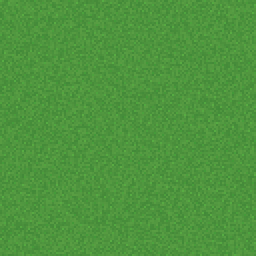
#> input picture art/village/grass_a.png, 128 x 128 px (shown 2 times larger)
$ python -i build_codex.py   (imports and definitions only)
#> lines starting #> are read from the running program, lines starting #| are printed output that depends on the picture
#> further down, picture is the input picture: PIL image 128x128 RGBA; mean R, G, B, A 78, 148.8, 61.7, 255
#!/usr/bin/env python3
"""Regenerate the static Codex from the balance JSON the match already loads.

Run from anywhere:

    python3 tools/build_codex.py

Requires Pillow. Writes docs/codex/index.html, catalog.json, and thumbs/.
Stats come from config/balance/units.json, enemies.json, and buildings.json,
the same files scripts/balance.gd reads. Names come from scripts/locale.gd.
Missing config files fall back to the old data/ paths.
"""

from __future__ import annotations

import json
import re
import shutil
import sys
from pathlib import Path

try:
    from PIL import Image
except ImportError:
    sys.exit("build_codex.py needs Pillow. Install it with: pip install pillow")

ROOT = Path(__file__).resolve().parents[1]
OUT = ROOT / "docs" / "codex"
THUMBS = OUT / "thumbs"
# At this width and below, the left rail becomes a drawer. Desktop keeps the rail.
# Phone stacking is a second, narrower query in CODEX_LAYOUT_CSS. Keep them in sync.
NARROW_MQ = "(max-width: 1099px)"
RESAMPLE = getattr(Image, "Resampling", Image).LANCZOS

REQUIRED_UNITS = {"villager", "spearman", "engineer", "gunner"}
REQUIRED_ENEMIES = {
    "spear_normal",
    "spear_fast",
    "spear_infected",
    "shooter_elite",
    "shooter_boss",
}
REQUIRED_BUILDINGS = {
    "wall",
    "spear_tower",
    "fire_tower",
    "house",
    "farm",
    "workshop",
    "lumber_mill",
    "spear_barracks",
    "gun_barracks",
}
UNIT_FIELDS = (
    "id",
    "display_key",
    "faction",
    "role",
    "character",
    "hp",
    "defense",
    "attack",
    "attack_speed",
    "move_speed",
    "attack_range",
    "cost",
    "train_time",
)
ENEMY_FIELDS = (
    "id",
    "display_key",
    "character",
    "hp",
    "defense",
    "attack",
    "attack_speed",
    "move_speed",
    "attack_range",
    "scale",
    "gold_reward",
    "wood_reward",
    "tags",
)
BUILDING_FIELDS = (
    "id",
    "kind",
    "category",
    "display_key",
    "tex",
    "hp",
    "defense",
    "can_attack",
    "cost",
)
CATEGORIES = {"recruit", "production", "defense"}
GROUND_TILES = {"grass_a.png", "grass_b.png", "road.png"}
# id, Chinese, English, iso volume, note
SCENERY_LABELS = {
    "tree.png": (
        "tree",
        "树",
        "Tree",
        "tree",
        "已出场。树干落地的那一块椭圆挡建造。树冠不参与碰撞。",
    ),
    "tree_b.png": (
        "tree_b",
        "树 · 变体 B",
        "Tree B",
        "tree",
        "已出场。贴图变体，体积键仍是 tree。",
    ),
    "tree_c.png": (
        "tree_c",
        "树 · 变体 C",
        "Tree C",
        "tree",
        "已出场。贴图变体，体积键仍是 tree。",
    ),
    "rock.png": (
        "rock",
        "岩石",
        "Rock",
        "rock",
        "已出场。椭圆体积挡建造。",
    ),
}
ROLE_ZH = {"worker": "劳工", "melee": "近战", "support": "工兵", "ranged": "远程"}
CATEGORY_ZH = {"recruit": "招募", "production": "生产", "defense": "防御"}
TAG_ZH = {
    "normal": "普通",
    "horde": "尸潮",
    "spear": "持矛",
    "fast": "迅捷",
    "infected": "感染",
    "elite": "精锐",
    "shooter": "持枪",
    "brute": "蛮兵",
    "boss": "首领",
}
PEOPLE_VOLUME = "walker"
WAVE_FIELDS = ("hp", "speed", "gap", "normal", "fast", "elite", "boss")
# Display groups for the codex wave panel. Keys must match WAVE_FIELDS.
# Counts are how many of that kind spawn; hp/speed/gap are the wave's baselines.
WAVE_GROUPS = (
    (
        "counts",
        "本波出场",
        (
            ("normal", "普通", "普通僵尸"),
            ("fast", "迅捷", "迅捷僵尸"),
            ("elite", "精锐", "持枪精锐"),
            ("boss", "首领", "本波首领"),
        ),
    ),
    (
        "scale",
        "缩放基准",
        (
            ("hp", "基准生命", "和第 1 波的生命比"),
            ("speed", "基准移速", "和第 1 波的移速比"),
            ("gap", "间隔", "出怪间隔，秒"),
        ),
    ),
)
WAVE_PLAYER_NOTE = (
    "卡片上的生命和移速是第 1 波的数值。后面每一波按相对第 1 波的比例变化。"
    "被感染的村民是单独的一种敌人。"
)
WAVE_DEV_NOTE = (
    "生命取 round(卡片生命 × 本波基准生命 / 第 1 波基准生命)，"
    "移速取卡片移速 × 本波基准移速 / 第 1 波基准移速。"
    "波次表里的基准移速还没有乘 WORLD_SCALE，它只用来算这个比例。"
    "被感染的村民是单独的 spear_infected，不再在普通僵尸上再乘 0.65。"
)
# Level-1 modules. Scenery stays its own module: those cards are props, not buildings.
CODEX_MODULES = (
    ("units", "角色", "村民、矛兵、枪兵和工兵都会出场。空缺由房屋、兵营和工坊决定，清波后按概率补上，不是把村民转成兵。"),
    ("enemies", "敌人", "卡片是第 1 波的世界单位。后面的波次在「波次」模块里按比例缩放。击杀只掉金币。"),
    ("buildings", "建筑", "塔立着就会攻击。房屋床位是村民空缺。矛兵营、枪兵营和工坊提供对应单位空缺。木坊按驻守村民产木材。"),
    ("scenery", "场景", "树和岩石挡住建造。草地和道路是地面，不会列在这里。"),
    ("waves", "波次", "十波都在这一页。点左侧条目，页面滚到那一波。"),
)


def die(message: str) -> None:
    sys.exit(f"build_codex: {message}")


# [69 lines left out: functions load_json, catalog_file, res_path, require_fields, parse_locale, read_const and 1 more, not called in this run]


def spawned_unit_ids(text: str) -> set:
    return set(re.findall(r'Balance\.unit\(\s*"([A-Za-z0-9_]+)"\s*\)', text))


# [37 lines left out: functions kind_aliases, fmt_num, fmt_cost, fmt_rate, fmt_distance, not called in this run]


def stat(label: str, value: str) -> dict:
    return {"k": label, "v": value}


# [24 lines left out: functions apply_names, portrait_from_sheet, not called in this run]


def save_thumb(image: Image.Image, dest: Path) -> None:
#> called with dest = 'out.png'
    image = image.convert("RGBA")
    alpha = image.getchannel("A")
#> alpha: PIL image 128x128 L; every value is 255
    mask = alpha.point(lambda px: 255 if px > 8 else 0)
    bbox = mask.getbbox()
#> bbox = (0, 0, 128, 128)
    if bbox is None:
        die(f"portrait for {dest.name} is fully transparent")
    trimmed = image.crop(bbox)
    pad = max(4, int(max(trimmed.size) * 0.08))
#> pad = 10
    padded = Image.new(
        "RGBA",
        (trimmed.width + pad * 2, trimmed.height + pad * 2),
        (0, 0, 0, 0),
    )
#> padded: PIL image 148x148 RGBA; every value is 0
    padded.paste(trimmed, (pad, pad))
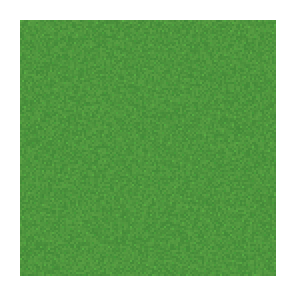
#> padded: PIL image 148x148 RGBA (shown 2 times larger); mean R, G, B, A 58.3, 111.3, 46.2, 190.7; transparent parts drawn white
    padded.thumbnail((280, 280), RESAMPLE)
    canvas = Image.new("RGBA", (320, 320), (0, 0, 0, 0))
#> canvas: PIL image 320x320 RGBA; every value is 0
    canvas.paste(
        padded,
        ((320 - padded.width) // 2, (320 - padded.height) // 2),
        padded,
    )
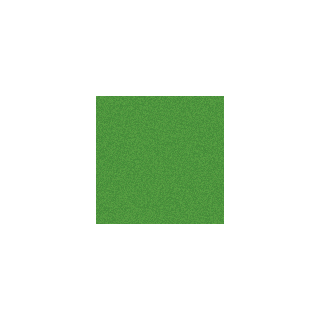
#> canvas: PIL image 320x320 RGBA; mean R, G, B, A 12.5, 23.8, 9.9, 40.8; transparent parts drawn white
    if canvas.getchannel("A").getextrema()[1] == 0:
        die(f"portrait for {dest.name} is fully transparent")
#> (the run stopped early here; a loop or call above may not have finished)
